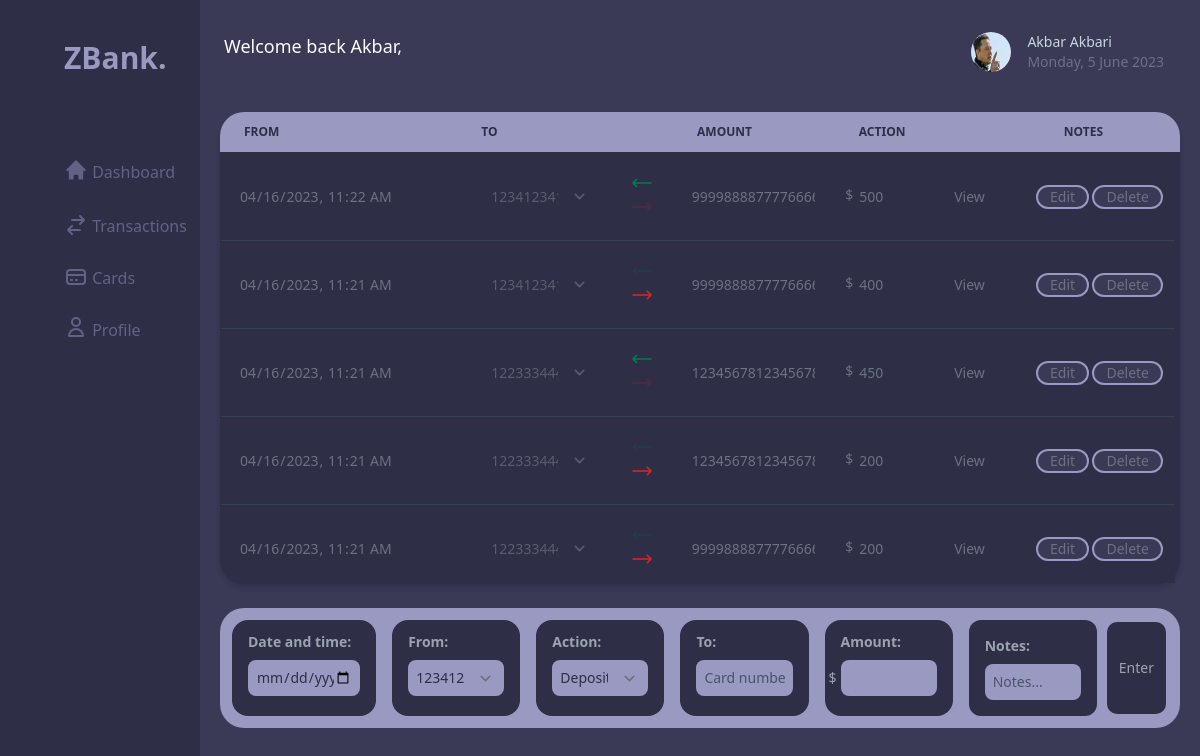
Page /transactions/ on the earlier database version.
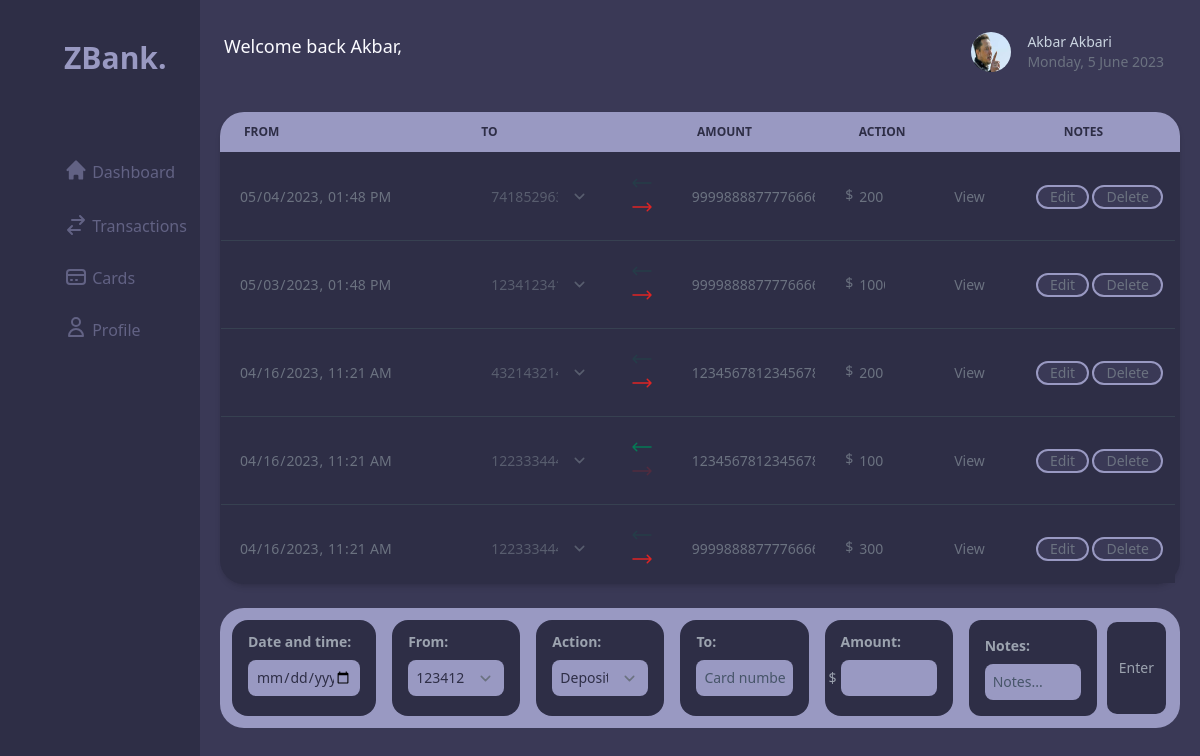
Same page on the later database version.
### main/models.py (models this page shows, shortened)
class Transaction(models.Model):
    ACTION_CHOICES = [
        ('withdraw', 'Withdraw'),
        ('deposit', 'Deposit')
    ]
    ACCOUNT_TYPE_CHOICES = [
        ('person', 'Person'),
        ('company', 'Company')
    ]
    card = models.ForeignKey(
        Card,
        on_delete=models.CASCADE,
        related_name='transactions')
    target_card_number = models.CharField(max_length=22, blank=True, null=True)
    target_account_type = models.CharField(max_length=10, choices=ACCOUNT_TYPE_CHOICES,blank=True, null=True)
    date_time = models.DateTimeField(default=datetime.datetime.now)
    amount = models.IntegerField()
    action = models.CharField(max_length=8, choices=ACTION_CHOICES)
    notes = models.CharField(
        blank=True,
        max_length=200)
    _transaction_id = models.CharField(unique=True, max_length=50)
    @property
    def transaction_id(self):
        return self._transaction_id

### main/views.py (the view, shortened to what this page needs)
# urls.py: path("transactions/", views.transactions, name="transactions" ),
def transactions(request):
    if request.method == 'GET':
        context = {
            'user' : user,
            'transactions' : models.Transaction.objects.filter(card__in=user.cards.all()).order_by('-date_time')
        }
        return render(request, "transactions.html", context)

### main/templates/transactions.html (shortened to what the changed rows need)
{% load static tailwind_tags %}
{% load static %}
{% load custom_tags %}
<!DOCTYPE html>
<html lang="en">
<head>
    {% tailwind_css %}
</head>
<body>
    <div class="bg-dark w-full h-screen grid grid-cols-12">
        <div class="bg-light col-span-10 pt-8 pb-3 px-5">
            <div class="grid grid-cols-7 gap-6 mt-10">
                <div class="bg-dark col-start-1 col-span-full relative shadow-md rounded-3xl">
                    <table class="w-full text-sm text-left text-gray-500 dark:text-gray-400 ">
                        <thead class="text-xs uppercase sticky top-0 bg-violet text-dark">
                            <tr class="">
                                <th scope="col" class="px-6 py-3 rounded-tl-3xl box-border" style="width: 22%;">
                                    From
                                </th>
                                <th scope="col" class="px-6 py-3 box-border" style="width: 20%;">
                                    To
                                </th>
                                <th scope="col" class="px-6 py-3 box-border" style="width: 15%;">
                                    Amount
                                </th>
                                <th scope="col" class="px-6 py-3 box-border " style="width: 19%;">
                                    Action
                                </th>
                                <th scope="col" class="px-6 py-3 rounded-tr-3xl box-border" style="width: 13%;">
                                    Notes
                                </th>
                            </tr>
                        </thead>
                        <tbody>
                            <tr>
                                <td colspan="7">
                                    <div class="vertical-scroll overflow-y-scroll h-430 rounded-bl-3xl  mr-1">
                                        <table class="w-full">
                                            {% for transaction in transactions %}
                                            <tr id="{{ transaction.transaction_id }}" class="border-b bg-dark border-gray-700 hover:bg-gray-600">
                                                <form action="edit/{{transaction.transaction_id}}/" method="post">
                                                    <td class="px-3 py-4 box-border" style="width: 15%;">
                                                        <input class="input border-2 border-transparent enabled:animate-breathing rounded-md px-1 enabled:border-violet bg-inherit p-0 text-sm w-full" type="datetime-local" name="date_time" value="{{ transaction.date_time | date:'Y-m-d H:i'}}" onchange="addChangedInput()" disabled>
                                                    </td>
                                                    <td class="px-3 py-4 box-border" style="width: 13%;">
                                                        <select class="input border-2 border-transparent enabled:animate-breathing rounded-md px-1 enabled:border-violet bg-inherit p-0 text-sm w-full" onchange="addChangedInput()" disabled name="card" id="id_card">
                                                            {% for card in user.cards.all %}
                                                            {% if card.card_number == transaction.card.card_number %}
                                                            <option selected value="{{ card.id }}">{{ card.card_number }}</option>
                                                            {% else %}
                                                            <option value="{{ card.id }}">{{ card.card_number }}</option>
                                                            {% endif %}
                                                            {% endfor %}
                                                        </select>
                                                    </td>
                                                    <td class=" px-3 py-4 box-border" style="width: 2%;">
                                                        <div>
                                                            <button type="button" class="input action_button border-2 border-transparent enabled:animate-breathing rounded-md px-1 enabled:border-violet bg-inherit p-0 text-sm w-full" onclick="changeAction('{{ transaction.transaction_id }}')" disabled>
                                                                {% if transaction.action == 'deposit'%}
                                                                <svg xmlns="http://www.w3.org/2000/svg" fill="none" viewBox="0 0 24 24" stroke-width="1.5" stroke="currentColor" class="w-6 h-6">
                                                                <path class="text-green-600 green_arrow" stroke-linecap="round" stroke-linejoin="round" d="M6.75 15.75L3 12m0 0l3.75-3.75M3 12h18" />
                                                                </svg>
                                                                <svg xmlns="http://www.w3.org/2000/svg" fill="none" viewBox="0 0 24 24" stroke-width="1.5" stroke="currentColor" class="w-6 h-6">
                                                                <path class="text-red-600 red_arrow opacity-20" stroke-linecap="round" stroke-linejoin="round" d="M17.25 8.25L21 12m0 0l-3.75 3.75M21 12H3" />
                                                                </svg>
                                                                {% else %}
                                                                <svg xmlns="http://www.w3.org/2000/svg" fill="none" viewBox="0 0 24 24" stroke-width="1.5" stroke="currentColor" class="w-6 h-6">
                                                                <path class="text-green-600 green_arrow opacity-20" stroke-linecap="round" stroke-linejoin="round" d="M6.75 15.75L3 12m0 0l3.75-3.75M3 12h18" />
                                                                </svg>
                                                                <svg xmlns="http://www.w3.org/2000/svg" fill="none" viewBox="0 0 24 24" stroke-width="1.5" stroke="currentColor" class="w-6 h-6">
                                                                <path class="text-red-600 red_arrow" stroke-linecap="round" stroke-linejoin="round" d="M17.25 8.25L21 12m0 0l-3.75 3.75M21 12H3" />
                                                                </svg>
                                                                {% endif %}
                                                            </button>
                                                        </div>
                                                    </td>
                                                    <td class="px-3 py-4 box-border" style="width: 15%;">
                                                        <input class="input border-2 border-transparent enabled:animate-breathing rounded-md px-1 enabled:border-violet bg-inherit p-0 text-sm w-full" type="text" name="target_card_number" value="{{ transaction.target_card_number }}" onchange="addChangedInput()" disabled>
                                                    </td>
                                                    <td class="px-3 py-4 box-border " style="width: 8%;">
                                                        <div class="flex justify-center">
                                                            <span>$</span>
                                                            <input class="input border-2 border-transparent enabled:animate-breathing rounded-md px-1 enabled:border-violet bg-inherit p-0 text-sm w-full" type="number" name="amount" value="{{ transaction.amount }}" onchange="addChangedInput()" disabled>
                                                        </div>
                                                    </td>
                                                    <td class="px-6 py-4 box-border" style="width: 3%;">
                                                        <div class="relative">
                                                            <button type="button" class="px-3 " onclick="messageEnable('{{ transaction.transaction_id}}')">
                                                                View
                                                            </button>
                                                        </div>
                                                    </td>
                                                    <td class="px-3 py-4 box-border" style="width: 3%;">
                                                        <div class="flex justify-between">
                                                            <button type="button" value="Edit" class="px-3 bg-light rounded-3xl border-violet border-2 edit_button" onclick="edit('{{ transaction.transaction_id}}')">
                                                                Edit
                                                            </button>
                                                            <a href="delete/{{ transaction.transaction_id }}/" class="px-3  bg-light rounded-3xl border-violet border-2">
                                                                Delete
                                                            </a>
                                                        </div>
                                                    </td>
                                                </form>
                                            </tr>
                                            {% endfor %}
                                        </table>
                                    </div>
                                </td>
                            </tr>
                        </tbody>
                    </table>
                </div>
            </div>
        </div>
    </div>
</body>
</html>

Differences in the rows shown:
removed Transaction: action "deposit" (drawn)
removed Transaction: action "withdraw" (drawn)
added Transaction: action "withdraw" (drawn)
added Transaction: action "withdraw" (drawn)
changed Transaction (number 3 of 5 on the later page): card "1223334444555550" → "4321432143214321"; action "deposit" → "withdraw" (drawn); amount "450" → "200"
changed Transaction (number 4 of 5 on the later page): action "withdraw" → "deposit" (drawn); amount "200" → "100"
changed Transaction (number 5 of 5 on the later page): amount "200" → "300"
